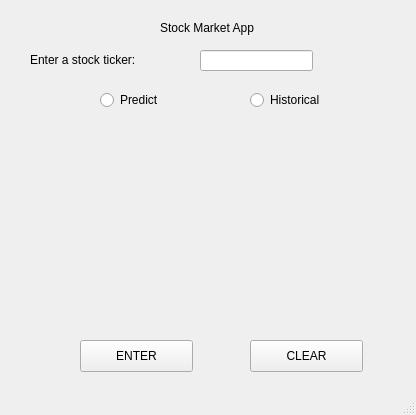
<?xml version="1.0" encoding="UTF-8"?>
<ui version="4.0">
 <class>MainWindow</class>
 <widget class="QMainWindow" name="MainWindow">
  <property name="enabled">
   <bool>true</bool>
  </property>
  <property name="geometry">
   <rect>
    <x>0</x>
    <y>0</y>
    <width>416</width>
    <height>415</height>
   </rect>
  </property>
  <property name="windowTitle">
   <string>MainWindow</string>
  </property>
  <widget class="QWidget" name="centralwidget">
   <widget class="QLabel" name="label">
    <property name="geometry">
     <rect>
      <x>160</x>
      <y>20</y>
      <width>141</width>
      <height>16</height>
     </rect>
    </property>
    <property name="text">
     <string>Stock Market App</string>
    </property>
   </widget>
   <widget class="QRadioButton" name="predictRadioButton">
    <property name="geometry">
     <rect>
      <x>100</x>
      <y>90</y>
      <width>81</width>
      <height>20</height>
     </rect>
    </property>
    <property name="text">
     <string>Predict</string>
    </property>
    <attribute name="buttonGroup">
     <string notr="true">buttonGroup_2</string>
    </attribute>
   </widget>
   <widget class="QRadioButton" name="historicalRadioButton">
    <property name="geometry">
     <rect>
      <x>250</x>
      <y>90</y>
      <width>100</width>
      <height>20</height>
     </rect>
    </property>
    <property name="text">
     <string>Historical</string>
    </property>
    <attribute name="buttonGroup">
     <string notr="true">buttonGroup_2</string>
    </attribute>
   </widget>
   <widget class="QLineEdit" name="inputField">
    <property name="geometry">
     <rect>
      <x>200</x>
      <y>50</y>
      <width>113</width>
      <height>21</height>
     </rect>
    </property>
   </widget>
   <widget class="QLabel" name="label_2">
    <property name="geometry">
     <rect>
      <x>30</x>
      <y>50</y>
      <width>131</width>
      <height>20</height>
     </rect>
    </property>
    <property name="text">
     <string>Enter a stock ticker:</string>
    </property>
   </widget>
   <widget class="QLabel" name="outputLabel">
    <property name="geometry">
     <rect>
      <x>50</x>
      <y>140</y>
      <width>331</width>
      <height>161</height>
     </rect>
    </property>
    <property name="text">
     <string/>
    </property>
   </widget>
   <widget class="QPushButton" name="pushButton">
    <property name="geometry">
     <rect>
      <x>80</x>
      <y>340</y>
      <width>113</width>
      <height>32</height>
     </rect>
    </property>
    <property name="text">
     <string>ENTER</string>
    </property>
   </widget>
   <widget class="QPushButton" name="pushButton_2">
    <property name="geometry">
     <rect>
      <x>250</x>
      <y>340</y>
      <width>113</width>
      <height>32</height>
     </rect>
    </property>
    <property name="text">
     <string>CLEAR</string>
    </property>
   </widget>
   <widget class="QRadioButton" name="radioButton">
    <property name="geometry">
     <rect>
      <x>-40</x>
      <y>370</y>
      <width>100</width>
      <height>20</height>
     </rect>
    </property>
    <property name="text">
     <string/>
    </property>
   </widget>
  </widget>
  <widget class="QStatusBar" name="statusbar"/>
 </widget>
 <resources/>
 <connections/>
 <buttongroups>
  <buttongroup name="buttonGroup_2"/>
 </buttongroups>
</ui>
